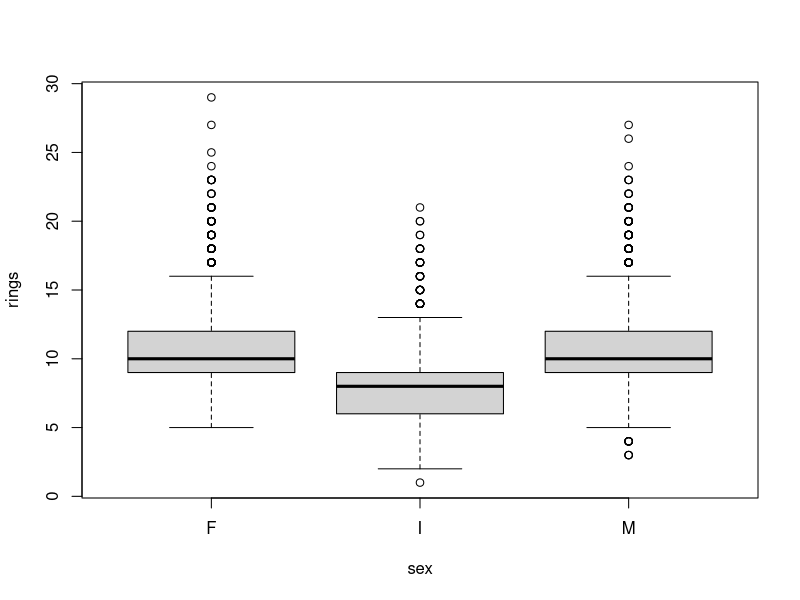
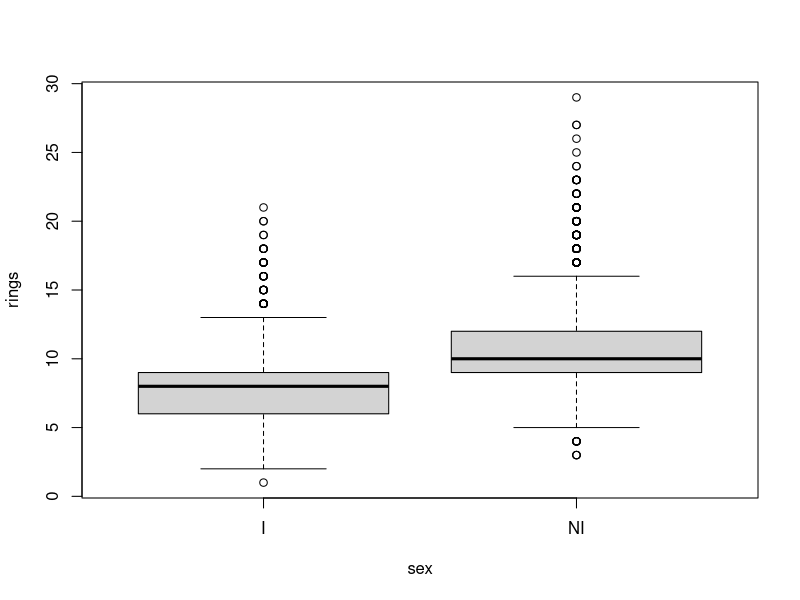

The R source for these figures, in order: (Note: this script raises an error after producing the figures.)
abalone <- read.csv( 'Abalone.csv' )
View( abalone )

boxplot(rings~sex, data=abalone )          # we can see that there is no big difference between M and F
abalone$sex <- as.character( abalone$sex ) # thats why we decide to merge them and call NI (not infant)
abalone$sex

abalone$sex [ abalone$sex != 'I' ] <- 'NI' # subset M and F with NI
abalone$sex                                # see result
boxplot(rings~sex, data=abalone )


abalone$sex <- as.factor( abalone$sex )    # make sex a factor variable
abalone$sex                                # see results

cor( abalone[,-c(1)] )  # correlation between every element in abalone except the sex (as it is not numeric)


model <- lm( rings~., data = abalone )         # linear model. rings is the independent variable
summary( model )

model2 <- lm( rings~. - length, data = abalone) # exclude length
summary( model2 )

set.seed( 1997 )
sub <- sample( nrow( abalone ), floor( nrow( abalone ) * 0.7 ) ) # geenrate nrow( abalone )*0.7 integers that rage from 1 to nrow( abalone )

train <- abalone[ sub,]   # use the generated rows as a train data i.e 70% of the whole data
test <- abalone[ -sub, ]  # use the rest of the data as a test

setToBeRemoved <- c(1, 2, 3, 4, 5, 6, 7) # remove highly correlated (to each other not to rings) variabes
subTrain <- train[ -setToBeRemoved ]     # construct a new set for training that doesn't include the highly correlated variables
subTest <- test[ -setToBeRemoved ]       # construct a new set for testing that doesn't include the highly correlated variables

lm( rings~. , data = subTrain )
lm( rings~. , data = subTest )

Model1 <- lm( rings ~ sex + height + weight.w, data = train ) # linear model that takes into account sex, height, weight.w
Model2 <- lm( rings ~ height + weight.w, data = train )       # linear model that takes into account height, weight.w
Model3 <- lm( rings ~ sex + weight.w, data = train )          # linear model that takes into account sex, weight.w
Model


library( memisc )
mtable( Model1, Model2, Model3 ) # compare models


baseline <- sqrt( mean( ( test$rings - mean(train$rings) )^2 ) )
baseline


p1 <- predict( Model1, newdata = test ) # make prediction with Model1 on test data
p2 <- predict( Model2, newdata = test ) # make prediction with Model2 on test data
p3 <- predict( Model3, newdata = test ) # make prediction with Model3 on test data


rmse1 <- sqrt( mean( ( test$rings - p1 )^2 ) )
rmse2 <- sqrt( mean( ( test$rings - p2 )^2 ) )
rmse3 <- sqrt( mean( ( test$rings - p3 )^2 ) )
rmse1
rmse2
rmse3



boston <- read.csv( 'Boston.csv' )
View( boston )

# dependent variable is MEDV
cor( boston[ -c(4) ] )
library( ggplot2 )
qplot( log(DIS), MEDV, data = boston )
qplot( log(CRIM), MEDV, data = boston ) # not informative enough
qplot( ZN, MEDV, data = boston ) # nothing
qplot( INDUS, MEDV, data = boston ) # shit
qplot( NOX, MEDV, data = boston ) # shit
qplot( RM, MEDV, data = boston ) # wonderful y = kx
qplot( AGE, MEDV, data = boston ) # shit
qplot( sqrt(DIS), MEDV, data = boston ) # not so informative
qplot( RAD, MEDV, data = boston ) # shit
qplot( TAX, MEDV, data = boston ) # shit
qplot( PTRATIO, MEDV, data = boston ) # shit
qplot( B, MEDV, data = boston ) # shit
qplot( LSTAT^(1/2), MEDV, data = boston )
qplot( LSTAT, RM^2, data = boston )

cor( (boston$LSTAT)^(1/2), boston$MEDV )
cor( 1/(boston$LSTAT), boston$MEDV )
cor( 1/(boston$LSTAT)^(1/4), boston$MEDV )
cor( 1/log(boston$LSTAT), boston$MEDV )
cor( log(boston$LSTAT), sqrt(boston$MEDV) )

qplot( log(boston$LSTAT), sqrt(boston$MEDV) )
qplot( 1/(boston$LSTAT)^(1/4), sqrt(boston$MEDV) )

boston$LSTAT <- 1/(boston$LSTAT)^(1/4)
set.seed( 1997 )
sub <- sample( nrow( boston ), floor( nrow( boston ) * 0.7 ) ) # geenrate nrow( abalone )*0.7 integers that rage from 1 to nrow( abalone )

train <- boston[ sub,]   # use the generated rows as a train data i.e 70% of the whole data
test <- boston[ -sub, ]  # use the rest of the data as a test

# build a model
bostonModel <- lm( MEDV ~ LSTAT + RM, data = train )          # linear model that takes into account sex, weight.w
predictions <- predict( bostonModel, newdata = test )
sqrt( mean( ( test$MEDV - predictions )^2 ) )
